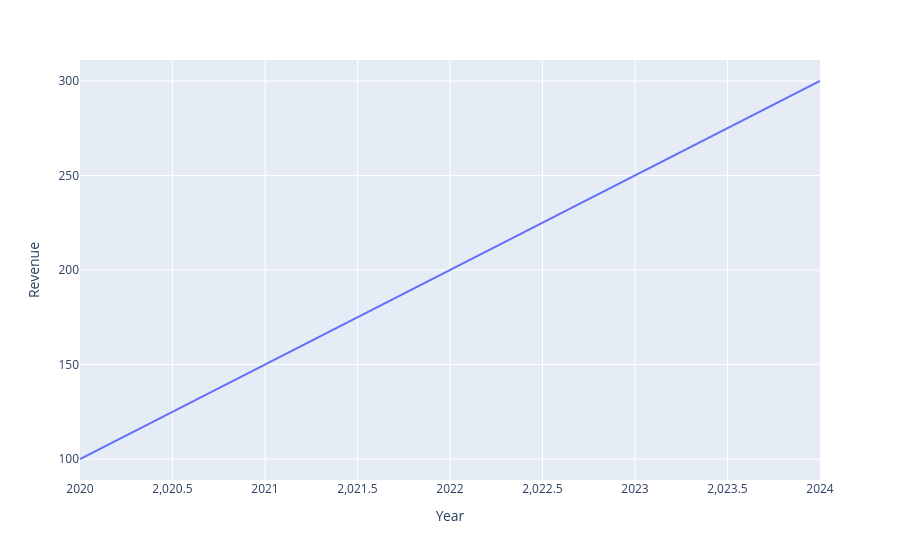

Here is the notebook cell this chart was saved with:
### Code cell
df = pd.DataFrame({
    "Year":[2020,2021,2022,2023,2024],
    "Revenue":[100,150,200,250,300]
})
fig = px.line(df,x="Year",y="Revenue")
fig.show()

### Figure 1 — Plotly figure (JSON) as saved in the notebook; plotly's stock layout.template omitted (floating-point values rounded to 4 significant figures)
{"data": [{"hovertemplate": "Year=%{x}<br>Revenue=%{y}<extra></extra>", "legendgroup": "", "line": {"color": "#636efa", "dash": "solid"}, "marker": {"symbol": "circle"}, "mode": "lines", "name": "", "orientation": "v", "showlegend": false, "type": "scatter", "x": [2020, 2021, 2022, 2023, 2024], "xaxis": "x", "y": [100, 150, 200, 250, 300], "yaxis": "y"}], "layout": {"legend": {"tracegroupgap": 0}, "margin": {"t": 60}, "xaxis": {"anchor": "y", "domain": [0, 1], "title": {"text": "Year"}}, "yaxis": {"anchor": "x", "domain": [0, 1], "title": {"text": "Revenue"}}}}
